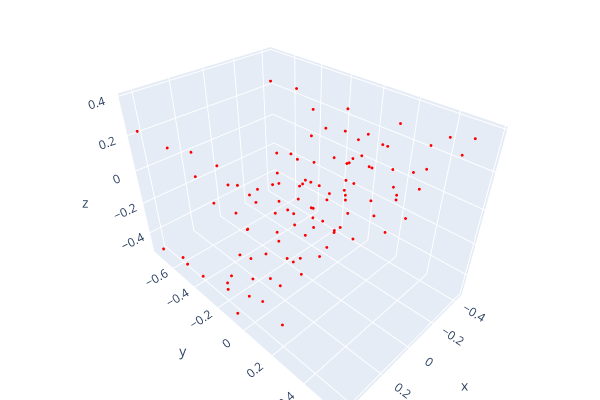

Notebook code for this chart:
### Markdown cell above
## Visualize Critical Points

### Code cell
crit_points = points[crit_idxs.cpu().numpy().squeeze(),:3]

visualize_pointcloud_np(crit_points)

### Figure 1 — Plotly figure (JSON) as saved in the notebook; plotly's stock layout.template omitted (floating-point values rounded to 4 significant figures; data arrays with more than 128 entries replaced by an {"elided": "..."} marker saying what was removed)
{"data": [{"marker": {"color": {"elided": "1024x3 int values"}, "size": 1}, "mode": "markers", "type": "scatter3d", "x": {"elided": "1024 float values"}, "y": {"elided": "1024 float values"}, "z": {"elided": "1024 float values"}}], "layout": {"height": 400, "margin": {"b": 0, "l": 0, "r": 0, "t": 0}, "scene": {"camera": {"center": {"x": 0, "y": 0, "z": 0}, "up": {"x": 0, "y": 0, "z": 1}}}, "showlegend": false, "width": 600}}
